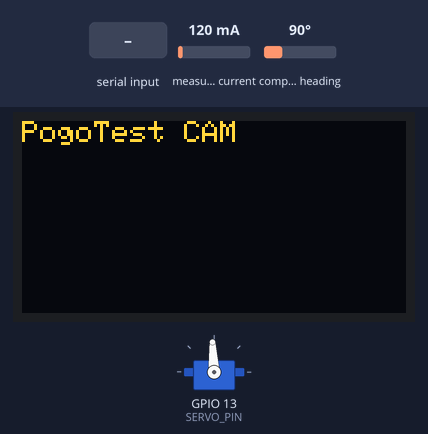
Bench run of a sketch on a simulated ESP32. Parts: servo, 128×64 one-colour display. Wiring (inferred from the names in the program): AS5600 angle sensor at I2C address 0x36. The inputs (shaded band) are chosen by the test bench; at power-on: measured current 120 mA, compass heading 90°. The OLED is the two-colour kind (top 16 rows yellow); servo pulses on a pin are drawn as a servo (544–2400 µs = 0–180°); what the sketch prints to the serial monitor is not drawn.

Above: at 1.2 s.
1.3 s: "HMI,\n" received over Serial
At 2.4 s:
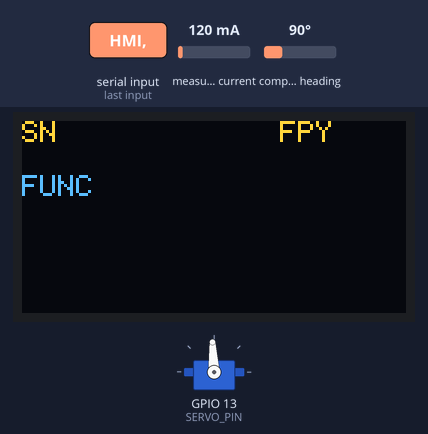
2.8 s: "RUN\n" received over Serial
At 4.5 s:
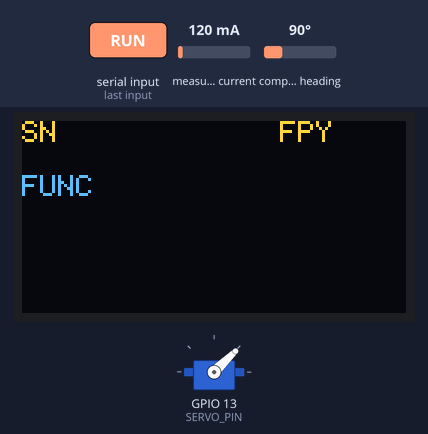
At 6.3 s:
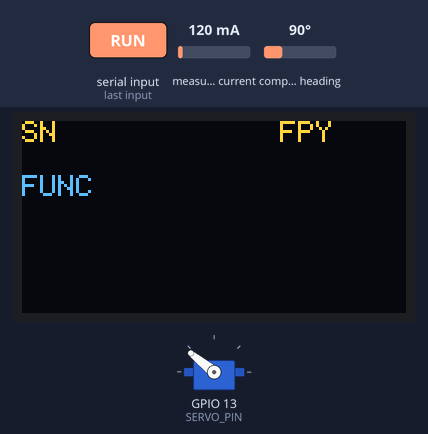
Timing chart, 0 to 8.1 s (numbered marks = the images above; inputs shaded):
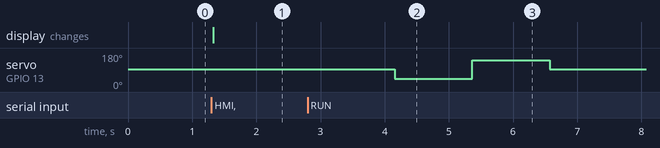

The sketch:

servo_tester_cam.ino
```cpp
/*
 * PogoTest — single-board servo station (AI-Thinker ESP32-CAM as plain MCU)
 * --------------------------------------------------------------------------
 * ONE board does everything:
 *   - drives the MG996R servo (PWM, LEDC) and measures its response
 *   - reads AS5600 angle + INA219 current over I2C
 *   - drives the SSD1306 OLED (station HMI) over the SAME I2C bus
 *   - speaks the functional serial protocol to the host over USB
 *
 * Single-criterion functional test. The host owns the verdict: this board
 * only measures and displays. The camera and Wi-Fi are unused — this sketch
 * never touches them, so it runs unmodified on a plain ESP32 too.
 *
 * Pin budget (microSD MUST stay unused to free these):
 *   Servo PWM .......... GPIO13   (LEDC 50 Hz)
 *   I2C SDA ............ GPIO14   shared by AS5600(0x36) + INA219(0x40) + OLED(0x3C)
 *   I2C SCL ............ GPIO15
 *   USB serial ......... GPIO1/3  (via the programmer base) to the host
 *
 * Power: servo on a SEPARATE 5-6 V >=3 A supply through the INA219, common GND.
 * Never power the servo from the board/USB rail (stall ~2.5 A).
 *
 * Serial protocol (115200 8N1, '\n'):
 *   ID?  -> ID,SERVOTEST-CAM,2.0
 *   PING -> PONG
 *   RUN  -> MEAS,<key>,<val> ... DONE,<ms>
 *   HMI,<serial>,<func>,<final>,<fpy>  -> renders the OLED
 *
 * Libraries: Wire, Adafruit_INA219, Adafruit_SSD1306, Adafruit_GFX.
 */

#include <Wire.h>
#include <Adafruit_INA219.h>
#include <Adafruit_SSD1306.h>

// ---- Peripherals (freed by leaving the SD card unused) --------------------
const int      SERVO_PIN  = 13;
const int      SDA_PIN    = 14;
const int      SCL_PIN    = 15;
const int      SERVO_CH   = 4;       // LEDC channel
const int      PWM_MIN    = 1000;    // us — mirror config/mg996r.json pwm_us
const int      PWM_CENTER = 1500;
const int      PWM_MAX    = 2000;
const int      SETTLE_MS  = 1200;    // must comfortably exceed a full-range sweep time;
                                      // mirror config/mg996r.json functional.settle_ms
const uint8_t  AS5600_ADDR = 0x36;

Adafruit_INA219 ina219;
Adafruit_SSD1306 oled(128, 64, &Wire, -1);
String line;

// =========================================================================
// Servo (LEDC) — write a microsecond pulse at 50 Hz
// =========================================================================
void servoWriteUS(int us) {
  uint32_t duty = (uint32_t)((double)us / 20000.0 * 65535.0);  // 20 ms period, 16-bit
  ledcWrite(SERVO_CH, duty);
}

// =========================================================================
// Sensors
// =========================================================================
float readAngleDeg() {                               // raw AS5600 reading, 0-360, -1 = I2C error
  Wire.beginTransmission(AS5600_ADDR);
  Wire.write(0x0E);                                  // ANGLE register (high byte)
  if (Wire.endTransmission(false) != 0) return -1.0;
  Wire.requestFrom((int)AS5600_ADDR, 2);
  if (Wire.available() < 2) return -1.0;
  uint16_t hi = Wire.read(), lo = Wire.read();
  uint16_t raw = ((hi << 8) | lo) & 0x0FFF;          // 12-bit
  return raw * (360.0 / 4096.0);
}

float readCurrent_mA() {
  float mA = ina219.getCurrent_mA();
  return mA < 0 ? -mA : mA;                          // magnitude
}

// The MG996R used here travels close to a full turn (per-unit spec), so a
// single-point angle_min/angle_max sample can land on opposite sides of the
// AS5600's 0/360 wrap and corrupt range_deg (e.g. reading 5 degrees of travel
// when the shaft actually moved 355). Track angle continuously during each
// move and unwrap it instead: each new sample is compared to the previous
// one, and any jump greater than 180 degrees is assumed to be a wrap (not
// real motion) and folded back. This is only valid if the shaft can't
// actually move more than 180 degrees between two consecutive samples --
// true here since speed_dps is spec'd well under 1000 deg/s and samples are
// taken every few milliseconds. angle_center/angle_min/angle_max below are
// therefore relative to the start of the test (angle_center reads ~0 by
// construction), not absolute encoder positions -- only their differences
// (range_deg, center_off_deg) are meaningful, which is all the host checks.
float g_unwrapped    = 0;   // accumulated angle since resetAngleTracking(), deg
float g_lastRawAngle = -1;  // last raw (0-360) AS5600 sample this test, -1 = none yet

void resetAngleTracking() {
  g_unwrapped = 0;
  g_lastRawAngle = -1;
}

float sampleAngleUnwrapped() {
  float raw = readAngleDeg();
  if (raw < 0) return g_unwrapped;            // I2C read failed; skip this sample
  if (g_lastRawAngle < 0) {                   // first good sample since the last reset
    g_lastRawAngle = raw;
    return g_unwrapped;
  }
  float delta = raw - g_lastRawAngle;
  if (delta > 180.0)  delta -= 360.0;
  if (delta < -180.0) delta += 360.0;
  g_unwrapped += delta;
  g_lastRawAngle = raw;
  return g_unwrapped;
}

struct MoveResult { float peak_mA; float angleDeg; };

MoveResult moveTo(int us) {          // settle, return peak current + unwrapped angle
  servoWriteUS(us);
  unsigned long t0 = millis();
  float peak = 0;
  float angle = g_unwrapped;
  while (millis() - t0 < SETTLE_MS) {
    float i = readCurrent_mA();
    if (i > peak) peak = i;
    angle = sampleAngleUnwrapped();
    delay(5);
  }
  return MoveResult{peak, angle};
}

// =========================================================================
// Functional test sequence -> MEAS/DONE
// =========================================================================
void emit(const char* k, float v) {
  Serial.print("MEAS,"); Serial.print(k); Serial.print(','); Serial.println(v, 2);
}
void emitStr(const char* k, const char* v) {
  Serial.print("MEAS,"); Serial.print(k); Serial.print(','); Serial.println(v);
}

void runTest() {
  unsigned long t0 = millis();

  servoWriteUS(PWM_CENTER); delay(150);
  emit("idle_mA", readCurrent_mA());

  resetAngleTracking();                              // zero the unwrap reference at center
  MoveResult center = moveTo(PWM_CENTER);
  emit("angle_center", center.angleDeg);
  emit("hold_mA", readCurrent_mA());

  MoveResult minR = moveTo(PWM_MIN);
  emit("angle_min", minR.angleDeg);

  unsigned long ts = millis();
  MoveResult maxR = moveTo(PWM_MAX);
  unsigned long sweep = millis() - ts;
  emit("angle_max", maxR.angleDeg);
  emit("move_mA", maxR.peak_mA);

  float range = fabs(maxR.angleDeg - minR.angleDeg);
  float mid = (minR.angleDeg + maxR.angleDeg) / 2.0;
  emit("range_deg", range);
  emit("center_off_deg", fabs(mid - center.angleDeg));
  emit("sweep_ms", (float)sweep);
  emit("speed_dps", sweep > 0 ? range / (sweep / 1000.0) : 0.0);
  emitStr("direction", (maxR.angleDeg >= minR.angleDeg) ? "increasing" : "decreasing");

  servoWriteUS(PWM_CENTER);                          // park
  Serial.print("DONE,"); Serial.println(millis() - t0);
}

// =========================================================================
// OLED HMI — render a status frame pushed by the host
// =========================================================================
void renderHMI(const String& msg) {
  // HMI,serial,func,final,fpy
  String f[4];
  int idx = 0, start = 4;
  for (int i = 4; i <= (int)msg.length() && idx < 4; i++) {
    if (i == (int)msg.length() || msg.charAt(i) == ',') {
      f[idx++] = msg.substring(start, i); start = i + 1;
    }
  }
  oled.clearDisplay();
  oled.setTextSize(1);
  oled.setCursor(0, 0);  oled.print("SN "); oled.print(f[0]);
  oled.setCursor(86, 0); oled.print("FPY"); oled.print(f[3]);
  oled.setCursor(0, 18); oled.print("FUNC "); oled.print(f[1]);
  oled.setTextSize(2);
  oled.setCursor(0, 44); oled.print(f[2]);
  oled.display();
}

// =========================================================================
void handle(const String& cmd) {
  if (cmd == "ID?")            Serial.println("ID,SERVOTEST-CAM,2.0");
  else if (cmd == "PING")      Serial.println("PONG");
  else if (cmd == "RUN")       runTest();
  else if (cmd.startsWith("HMI,")) renderHMI(cmd);
  else if (cmd.length())       Serial.println("ERR,unknown_cmd");
}

void setup() {
  Serial.begin(115200);

  // Servo PWM.
  ledcSetup(SERVO_CH, 50, 16);
  ledcAttachPin(SERVO_PIN, SERVO_CH);
  servoWriteUS(PWM_CENTER);

  // I2C bus: sensors + OLED.
  Wire.begin(SDA_PIN, SCL_PIN);
  ina219.begin(&Wire);
  if (oled.begin(SSD1306_SWITCHCAPVCC, 0x3C)) {
    oled.setTextColor(SSD1306_WHITE);
    oled.clearDisplay(); oled.setCursor(0, 0); oled.print("PogoTest CAM"); oled.display();
  }

  while (Serial.available()) Serial.read();
}

void loop() {
  while (Serial.available()) {
    char c = (char)Serial.read();
    if (c == '\n' || c == '\r') {
      if (line.length()) { line.trim(); handle(line); line = ""; }
    } else {
      line += c;
      if (line.length() > 160) line = "";
    }
  }
}
```

Measured:
- after the input at 1.3 s, the display: changes at once (image 1)
- after the input at 2.8 s, servo on GPIO 13 (SERVO_PIN): 93° → 44° after 1.4 s, → 141° 1.2 s later, → 93° 1.2 s later
